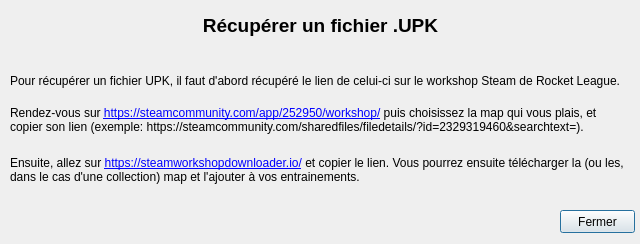
<?xml version="1.0" encoding="UTF-8"?>
<ui version="4.0">
 <class>TrainingFaq</class>
 <widget class="QDialog" name="TrainingFaq">
  <property name="geometry">
   <rect>
    <x>0</x>
    <y>0</y>
    <width>640</width>
    <height>244</height>
   </rect>
  </property>
  <property name="windowTitle">
   <string>F.A.Q.</string>
  </property>
  <widget class="QPushButton" name="pushButton">
   <property name="geometry">
    <rect>
     <x>560</x>
     <y>210</y>
     <width>75</width>
     <height>23</height>
    </rect>
   </property>
   <property name="text">
    <string>Fermer</string>
   </property>
  </widget>
  <widget class="QLabel" name="label">
   <property name="geometry">
    <rect>
     <x>10</x>
     <y>10</y>
     <width>621</width>
     <height>31</height>
    </rect>
   </property>
   <property name="font">
    <font>
     <pointsize>14</pointsize>
     <weight>75</weight>
     <bold>true</bold>
    </font>
   </property>
   <property name="text">
    <string>Récupérer un fichier .UPK</string>
   </property>
   <property name="alignment">
    <set>Qt::AlignCenter</set>
   </property>
   <property name="wordWrap">
    <bool>true</bool>
   </property>
  </widget>
  <widget class="QLabel" name="label_2">
   <property name="geometry">
    <rect>
     <x>10</x>
     <y>60</y>
     <width>621</width>
     <height>41</height>
    </rect>
   </property>
   <property name="text">
    <string>Pour récupérer un fichier UPK, il faut d'abord récupéré le lien de celui-ci sur le workshop Steam de Rocket League.</string>
   </property>
   <property name="wordWrap">
    <bool>true</bool>
   </property>
   <property name="openExternalLinks">
    <bool>true</bool>
   </property>
  </widget>
  <widget class="QLabel" name="label_3">
   <property name="geometry">
    <rect>
     <x>180</x>
     <y>370</y>
     <width>47</width>
     <height>13</height>
    </rect>
   </property>
   <property name="text">
    <string/>
   </property>
  </widget>
  <widget class="QLabel" name="label_4">
   <property name="geometry">
    <rect>
     <x>10</x>
     <y>100</y>
     <width>621</width>
     <height>41</height>
    </rect>
   </property>
   <property name="text">
    <string> Rendez-vous sur &lt;a href=&quot;https://steamcommunity.com/app/252950/workshop/&quot;&gt;&lt;span style=&quot;text-decoration: underline;color:#0000ff;&quot;&gt;https://steamcommunity.com/app/252950/workshop/&lt;/span&gt;&lt;/a&gt; puis choisissez la map qui vous plais, et copier son lien (exemple: https://steamcommunity.com/sharedfiles/filedetails/?id=2329319460&amp;searchtext=).</string>
   </property>
   <property name="wordWrap">
    <bool>true</bool>
   </property>
   <property name="openExternalLinks">
    <bool>true</bool>
   </property>
  </widget>
  <widget class="QLabel" name="label_5">
   <property name="geometry">
    <rect>
     <x>10</x>
     <y>150</y>
     <width>621</width>
     <height>41</height>
    </rect>
   </property>
   <property name="text">
    <string>Ensuite, allez sur &lt;a href=&quot;https://steamworkshopdownloader.io/&quot;&gt;&lt;span style=&quot;text-decoration: underline;color:#0000ff;&quot;&gt;https://steamworkshopdownloader.io/&lt;/span&gt;&lt;/a&gt; et copier le lien. Vous pourrez ensuite télécharger la (ou les, dans le cas d'une collection) map et l'ajouter à vos entrainements.</string>
   </property>
   <property name="wordWrap">
    <bool>true</bool>
   </property>
   <property name="openExternalLinks">
    <bool>true</bool>
   </property>
  </widget>
 </widget>
 <resources/>
 <connections>
  <connection>
   <sender>pushButton</sender>
   <signal>clicked()</signal>
   <receiver>TrainingFaq</receiver>
   <slot>hide()</slot>
   <hints>
    <hint type="sourcelabel">
     <x>597</x>
     <y>461</y>
    </hint>
    <hint type="destinationlabel">
     <x>319</x>
     <y>239</y>
    </hint>
   </hints>
  </connection>
 </connections>
</ui>
